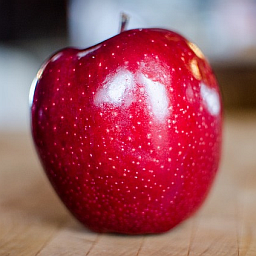
//> input picture 1 histo/testdata/apple_256x256.png, 256 x 256 px
$ ./cv_histo_slider '../../1 histo/testdata/apple_256x256.png'   (built with g++ and OpenCV 4)
//> lines starting //> are read from the running program, lines starting //| are printed output that depends on the picture; after the words box and inside, x2 and y2 are one past the last pixel; in counts of white or black regions, pixels touching at a corner belong together
#include <opencv2/opencv.hpp>
#include "opencv2/highgui.hpp"
#include "opencv2/imgcodecs.hpp"
#include "opencv2/imgproc.hpp"
#include <math.h>
#include <opencv2/highgui.hpp>

using namespace cv;
using namespace std;


/// Global Variables
const int alpha_slider_max = 200;
int alpha_slider;
double alpha;
double beta;


/// Matrices to store images
Mat notResized;
Mat original;
Mat changed;
Mat graph;
Mat dst;

/**
 * @function on_trackbar
 * @brief Callback for trackbar
 */
void Contrast(int step)
{
	std::vector<Mat> rgb;
	cv::split(changed, rgb);
	Mat lut(1, 256, CV_8UC1);
	double contrastLevel = double(0 + step) / 100;
	uchar* p = lut.data;
	double d;
	for (int i = 0; i < 256; i++)
	{
		d = ((double(i) / 255 - 0.5)*contrastLevel + 0.5) * 255;
		if (d > 255)
			d = 255;
		if (d < 0)
			d = 0;
		p[i] = d;
	}
	LUT(rgb[0], lut, rgb[0]);
	LUT(rgb[1], lut, rgb[1]);
	LUT(rgb[2], lut, rgb[2]);
	cv::merge(rgb, changed);
}

void Graph(int step) {

	Mat outputImage(266, 266, CV_8UC3, Scalar(255, 255, 255));

	rectangle(
		outputImage,
		Point(5, 5),
		Point(6, 261),
		Scalar(0, 0, 0),
		-1
	);
	rectangle(
		outputImage,
		Point(5, 261),
		Point(261, 260),
		Scalar(0, 0, 0),
		-1
	);
	if (step > 100) {
		double level = (step - 100) * 128 / 100;
		line(
			outputImage,
			Point(level + 5, 261),
			Point(261 - level, 5),
			Scalar(255, 0, 0)
		);
	} else {
		double level = (100 - step) * 128 / 100;
		line(
			outputImage,
			Point(5, 261 - level),
			Point(261, level + 5),
			Scalar(0, 0, 255)
		);
	}

	graph = outputImage.clone();
}

void on_trackbar(int, void*)
{
	int step = (int)alpha_slider;

	changed = original.clone();

	Contrast(step);
	Graph(step);

	hconcat(original, changed, dst);

	imshow("Linear Blend", dst);

	imshow("Graph", graph);

	moveWindow("Graph", 40, 450);
}


int main(int argc, char** argv)
{
	/// Read image ( same size, same type )
	notResized = cv::imread(argv[1]);
//> notResized is the input picture: 256 rows x 256 cols, CV_8UC3; mean B, G, R 92.4, 82.2, 157.4

	if (!notResized.data) { printf("Error loading notResized \n"); return -1; }

	original = Mat::zeros(400, 300, CV_8UC3);
	resize(notResized, original, Size(400, 300) );
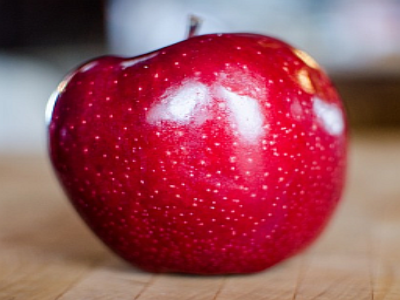
//> original: 300 rows x 400 cols, CV_8UC3; mean B, G, R 92.3, 82.1, 157.3

	/// Initialize values
	alpha_slider = 100;

	/// Create Windows
	namedWindow("Linear Blend", 1);

	/// Create Trackbars
	char TrackbarName[50];
	sprintf(TrackbarName, "Alpha x %d", alpha_slider_max);

	createTrackbar(TrackbarName, "Linear Blend", &alpha_slider, alpha_slider_max, on_trackbar);

	/// Show some stuff
	on_trackbar(alpha_slider, 0);
//> in Contrast, `cv::split(changed, rgb);`:
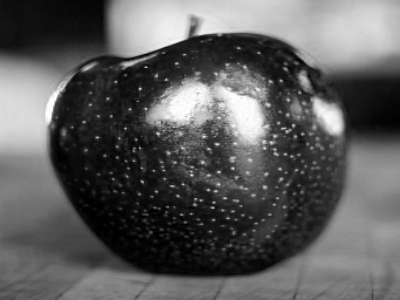
//> rgb[0]: 300 rows x 400 cols, CV_8UC1; min 0, max 255, mean 92.3
//> in Contrast, `cv::split(changed, rgb);`:
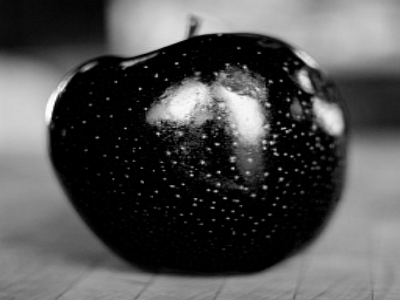
//> rgb[1]: 300 rows x 400 cols, CV_8UC1; min 0, max 255, mean 82.1
//> in Contrast, `cv::split(changed, rgb);`:
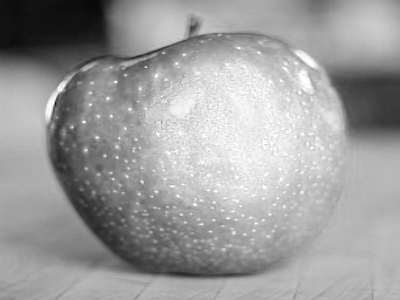
//> rgb[2]: 300 rows x 400 cols, CV_8UC1; min 7, max 255, mean 157.3
//> in Contrast, `LUT(rgb[0], lut, rgb[0]);`: rgb[0]: 300 rows x 400 cols, CV_8UC1; 14.34% of pixels changed, all inside (x1, y1, x2, y2) = (0, 0, 400, 278)
//> in Contrast, `LUT(rgb[1], lut, rgb[1]);`: rgb[1]: 300 rows x 400 cols, CV_8UC1; 17.85% of pixels changed, all inside (x1, y1, x2, y2) = (0, 0, 400, 277)
//> in Contrast, `LUT(rgb[2], lut, rgb[2]);`: rgb[2]: 300 rows x 400 cols, CV_8UC1; 2.5% of pixels changed, all inside (x1, y1, x2, y2) = (0, 0, 400, 276)
//> in Graph, `rectangle( outputImage, Point(5, 5), Point(6, 261), Scalar(0, 0, 0), -..`:
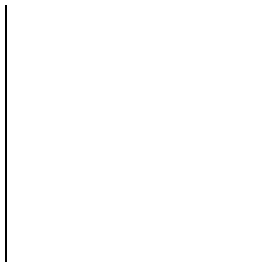
//> outputImage: 266 rows x 266 cols, CV_8UC3; 99.3% white; black in thin lines or dots, all inside (x1, y1, x2, y2) = (5, 5, 7, 262)
//> in Graph, `line( outputImage, Point(5, 261 - level), Point(261, level + 5), Scala..`:
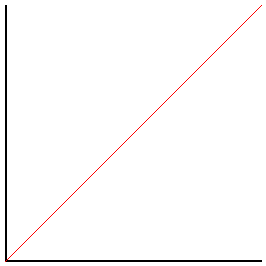
//> outputImage: 266 rows x 266 cols, CV_8UC3; mean B, G, R 250.4, 250.4, 251.3
//> in on_trackbar, `hconcat(original, changed, dst);`:
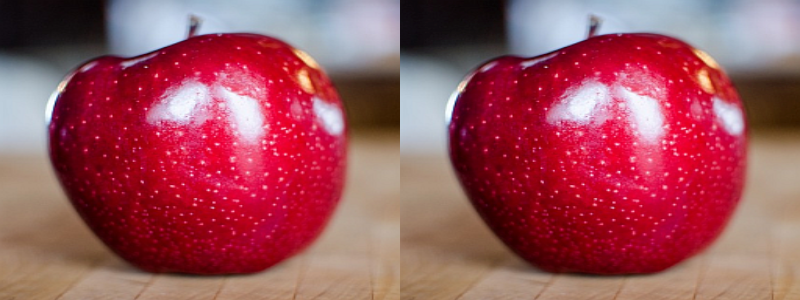
//> dst: 300 rows x 800 cols, CV_8UC3; mean B, G, R 92.2, 82, 157.3

	/// Wait until user press some key
	waitKey(0);
	return 0;
}
